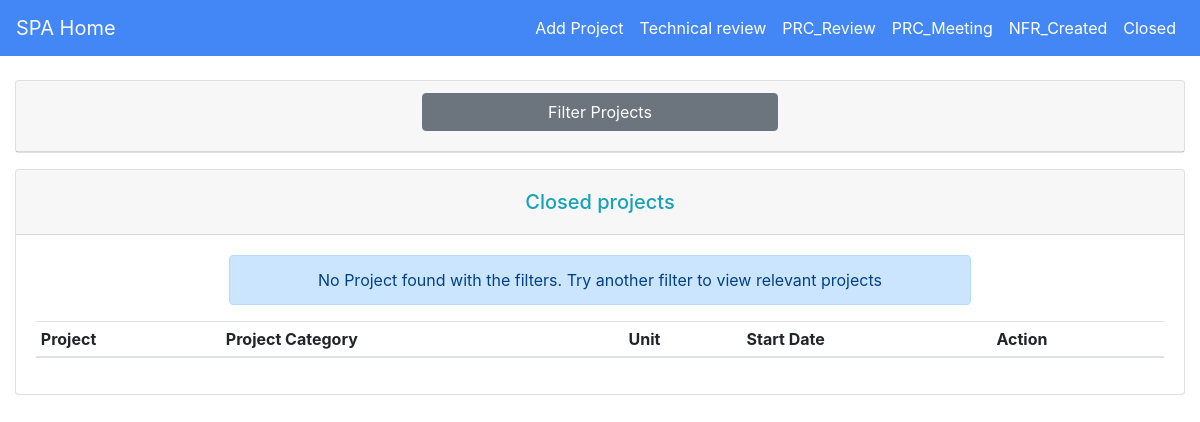
The page /closed/ (signed in) on the database as committed earlier.
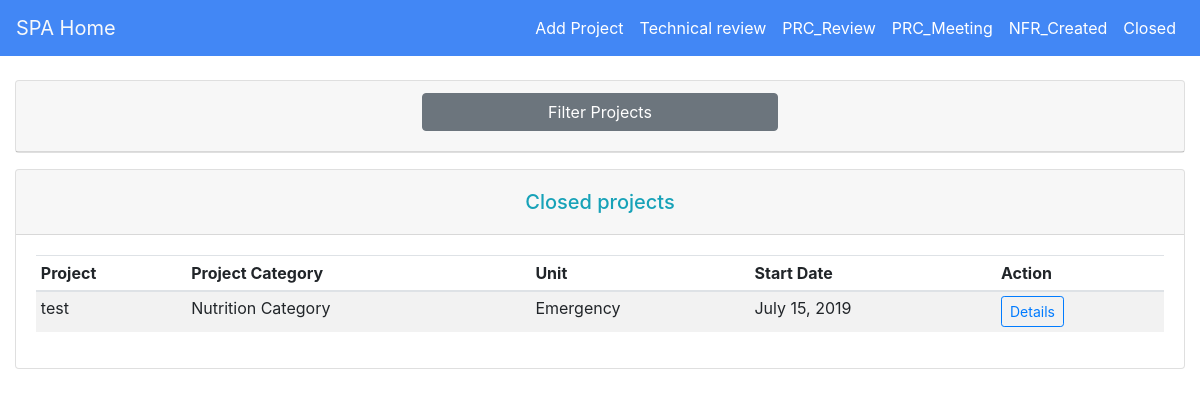
The same page on the database as committed later.
### approval/models.py (models this page shows, shortened)
class Project(models.Model):
    status = (
        ("new", "New"),
        ("tech", "Technical Review"),
        ("prc_review", "PRC Review"),
        ("prc_meeting", "PRC Meeting"),
        ("nfr", "NFR Created"),
        ("closed", "Closed"),
    )
    project_title = models.CharField(max_length=50)
    description = models.CharField(max_length=500)
    project_category = models.ForeignKey(ProjectCategory, on_delete=models.CASCADE)
    country = models.CharField(max_length=50)
    sub_office = models.CharField(max_length=50)
    project_category = models.CharField(max_length=50)
    start_date = models.DateField(auto_now=False, auto_now_add=False)
    end_date = models.DateField(auto_now=False, auto_now_add=False)
    unit = models.ForeignKey(Unit, on_delete=models.CASCADE, null=True)
    status = models.CharField(max_length=50, choices=status, default="tech")

class Unit(models.Model):
    unit_name = models.CharField(max_length=50, default="Nutrition")
    def __str__(self):
        return self.unit_name

### approval/views.py (the view)
# urls.py: path('closed/', views.Closed, name='closed'),
def Closed(request, newContext={}):
    projects = Project.objects.filter(status="closed")
    project_filter = ProjectFilter(request.GET, queryset=projects)
    user = request.user
    context = {"projects":project_filter, "user":user}
    context.update(newContext)
    return render(request, "closed.html", context=context)

### approval/models.py (called while the page is built)
    def __str__(self):
        return self.project_category

### approval/templates/closed.html (shortened to what this page needs)
{% extends "base.html" %}
{% load static %}
{% load widget_tweaks %}
{% block content %}
{% if user.is_authenticated %}
<div class="card m-auto">
        <div class="card-header">
            <div class="row">
              <div class="col-md-4"></div>
              <div class="col-md-4">
                  <a class="card-link" style="color: black" data-toggle="collapse" href="#collapseOne">
                      <h4 style="margin-top: 0" class="btn btn-block btn-secondary">Filter Projects</h4>
                    </a>
              </div>
              <div class="col-md-4"></div>
            </div>
          </div>
    </div>
        <div class="card mt-3 mb-3">
            <div class="card-header">
                    <h5 class="mt-2 text-center mb-2 text-info">Closed projects</h5>
            </div>
            <div class="card-body">
                    <table class="table table-striped table-sm">
                        <thead>
                            <tr>
                                <th>Project</th>
                                <th>Project Category</th>
                                <th>Unit</th>
                                <th>Start Date</th>
                                <th>Action</th>
                            </tr>
                        </thead>
                        <tbody>
                    {% for project in projects.qs %}
                            <tr>
                                <td>{{ project.project_title }}</td>
                                <td>{{ project.project_category }}</td>
                                <td>{{ project.unit }}</td>
                                <td>{{ project.start_date }}</td>
                                <td>
                                    <a href="{% url "project_details" project.id %}">
                                        <button class="btn btn-outline-primary btn-sm">Details</button>
                                    </a>
                                </td>
                            </tr>
                    {% endfor %}
                    {% if projects.qs|length <= 0 %}
                    <div class="row text-center">
                        <div class="col-md-2"></div>
                        <div class="col-md-8">
                            <div class="alert alert-primary">
                              No Project found with the filters. Try another filter to view relevant projects
                            </div>
                        </div>
                        <div class="col-md-2"></div>
                    </div>
                    {% else %}
                    <div class="row"></div>
                    {% endif %}
                        </tbody>
                    </table>
            </div>
        </div>
{% endif %}
{% endblock %}

Rows that differ between the two databases and show on the page:
now on this page (row edited): Project: project_title "test", project_category "Nutrition Category", unit "Emergency", start_date "July 15, 2019"
Other text that changed with them:
text no longer shown: "No Project found with the filters. Try another filter to view relevant projects"
